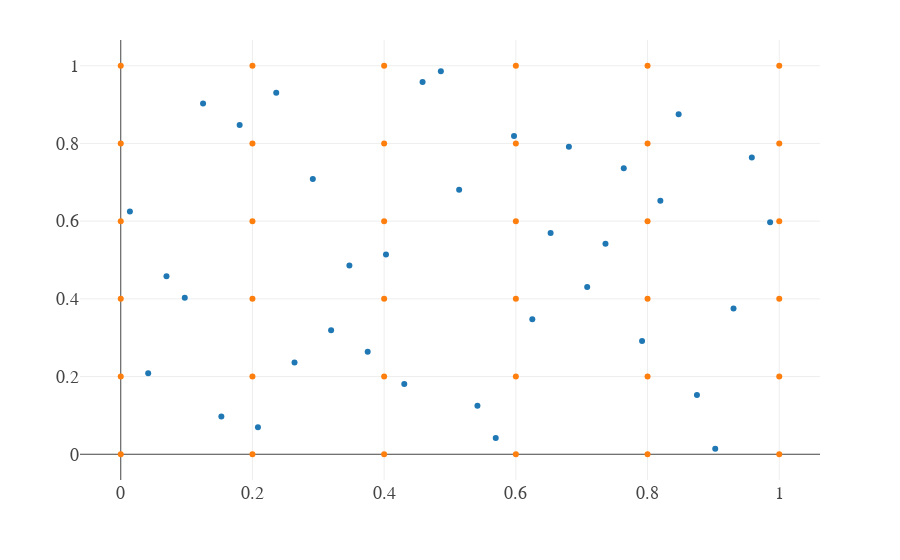

Notebook source saved alongside this figure:
### Code cell
lhs_scaled = pyDOE2.lhs(2, criterion='centermaximin', samples=36)

levels = np.array([6, 6])
design = pyDOE2.fullfact(levels)
levels[levels == 1] = 2
ff_scaled = design / (levels - 1)

pts_lhs = list(zip(*lhs_scaled))
pts_ff = list(zip(*ff_scaled))

fig = go.Figure()

fig.add_trace(go.Scatter(x=pts_lhs[0], y=pts_lhs[1], mode='markers', showlegend=False))
fig.add_trace(go.Scatter(x=pts_ff[0], y=pts_ff[1], mode='markers', showlegend=False))

fig.show()

### Figure 1 — Plotly figure (JSON) as saved in the notebook; plotly's stock layout.template omitted (floating-point values rounded to 4 significant figures)
{"data": [{"mode": "markers", "showlegend": false, "type": "scatter", "x": [0.5972, 0.9028, 0.7083, 0.875, 0.5139, 0.3194, 0.1806, 0.375, 0.7639, 0.06944, 0.5694, 0.125, 0.6806, 0.2639, 0.3472, 0.7917, 0.09722, 0.4583, 0.8472, 0.7361, 0.2361, 0.8194, 0.1528, 0.4861, 0.4028, 0.04167, 0.2083, 0.5417, 0.6528, 0.4306, 0.9583, 0.9861, 0.2917, 0.9306, 0.625, 0.01389], "y": [0.8194, 0.01389, 0.4306, 0.1528, 0.6806, 0.3194, 0.8472, 0.2639, 0.7361, 0.4583, 0.04167, 0.9028, 0.7917, 0.2361, 0.4861, 0.2917, 0.4028, 0.9583, 0.875, 0.5417, 0.9306, 0.6528, 0.09722, 0.9861, 0.5139, 0.2083, 0.06944, 0.125, 0.5694, 0.1806, 0.7639, 0.5972, 0.7083, 0.375, 0.3472, 0.625]}, {"mode": "markers", "showlegend": false, "type": "scatter", "x": [0, 0.2, 0.4, 0.6, 0.8, 1, 0, 0.2, 0.4, 0.6, 0.8, 1, 0, 0.2, 0.4, 0.6, 0.8, 1, 0, 0.2, 0.4, 0.6, 0.8, 1, 0, 0.2, 0.4, 0.6, 0.8, 1, 0, 0.2, 0.4, 0.6, 0.8, 1], "y": [0, 0, 0, 0, 0, 0, 0.2, 0.2, 0.2, 0.2, 0.2, 0.2, 0.4, 0.4, 0.4, 0.4, 0.4, 0.4, 0.6, 0.6, 0.6, 0.6, 0.6, 0.6, 0.8, 0.8, 0.8, 0.8, 0.8, 0.8, 1, 1, 1, 1, 1, 1]}], "layout": {}}
